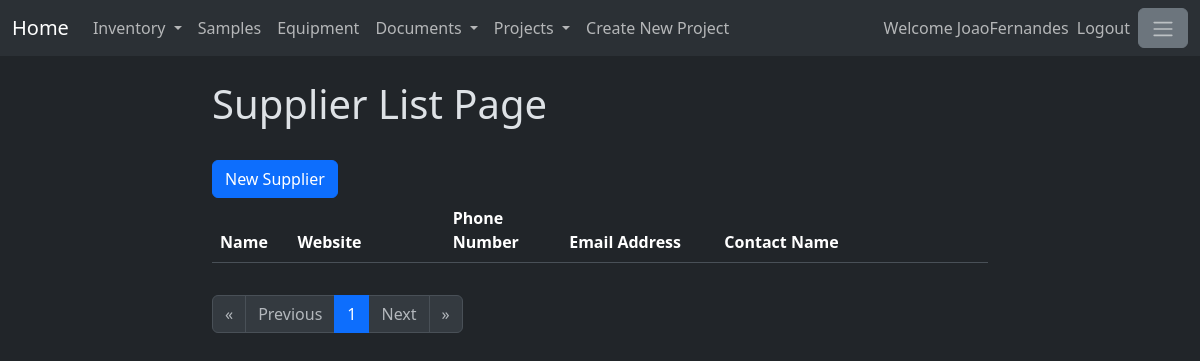
/supplier/ (signed in), run on an earlier commit of the app's database.
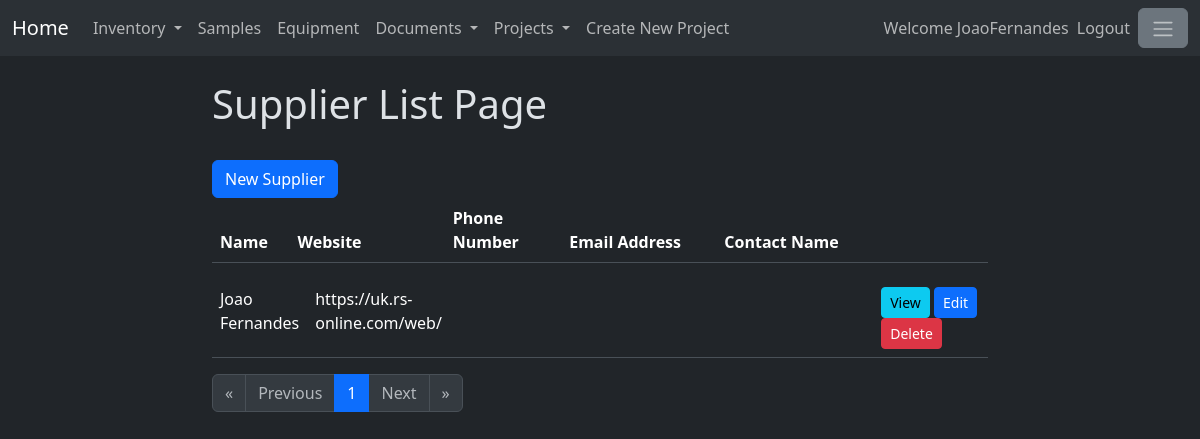
And on a later commit of the database.
### supplier/models.py (models this page shows, shortened)
class Suppliers(models.Model):
    name = models.CharField(max_length=200)
    description = models.TextField()
    website = models.URLField()
    phoneNumber = models.CharField(max_length=20)
    emailAddress = models.CharField(max_length=200)
    contactName = models.CharField(max_length=200)
    isEnabled = models.BooleanField(default=True)

### supplier/views.py (the view)
# urls.py: path('', views.SupplierList, name = 'SupplierList'),
@login_required
def SupplierList(response):
    supplierListObjects = Suppliers.objects.filter(isEnabled=True)
    paginator = Paginator(supplierListObjects,20)
    page_number = response.GET.get("page")
    page_obj = paginator.get_page(page_number)
    form = CreateNewSupplier()
    projects=Projects.objects.filter(isEnabled=True)
    projectform = CreateNewProject()
    return render(response, 'supplierList.html', {'page_obj':page_obj,
                                                  'form':form,
                                                  'projects' : projects,
                                                    'projectform' : projectform})

### supplier/templates/supplierList.html (shortened to what this page needs)
{% extends 'baseSupplier.html' %}
{% load crispy_forms_tags %}
{% block content %}
<h1>Supplier List Page</h1>
<br>
<button type="button" class="btn btn-primary" data-bs-toggle="modal" data-bs-target="#supplierModal">
    New Supplier
  </button>
<br>
<table class="table" style="width: 100%;">
    <thead>
      <tr>
        <th width="10%" scope="col">Name</th>
        <th width="20%" scope="col">Website</th>
        <th width="15%" scope="col">Phone Number</th>
        <th width="20%" scope="col">Email Address</th>
        <th width="20%" scope="col">Contact Name</th>
        <th width="15%" scope="col"></th>
      </tr>
    </thead>
</table>
<div style="width:100%; overflow:auto; max-height:500px;">
    <table class="table">
        <tbody>
        {% for supplier in page_obj %}
            {% include 'supplier_details.html'  %}
        {% endfor %}
        </tbody>
    </table>
</div>
<nav aria-label="Page navigation">
  <ul class="pagination">
      {%if page_obj.has_previous%}
          <li class="page-item">
              <a class="page-link" href="?page=1" aria-label="First">
              <span aria-hidden="true">&laquo;</span>
              </a>
          </li>
          <li class="page-item">
              <a class="page-link" href="?page={{page_obj.previous_page_number}}" aria-label="Previous">
              <span aria-hidden="true">Previous</span>
              </a>
          </li>
      {% else %}
          <li class="page-item">
              <span class="page-link disabled" aria-hidden="true">&laquo;</span>
          </li>
          <li class="page-item">
              <span class="page-link disabled" aria-hidden="true">Previous</span>
          </li>
      {% endif%}
      {% for page in page_obj.paginator.page_range %}
          {% if page == page_obj.number %}
              <li class="page-item active"><a class="page-link" href="?page={{page}}">{{page}}</a></li>
          {% else %}
              <li class="page-item"><a class="page-link" href="?page={{page}}">{{page}}</a></li>
          {% endif %}
      {% endfor %}
      {%if page_obj.has_next%}
          <li class="page-item">
              <a class="page-link" href="?page={{page_obj.next_page_number}}" aria-label="Next">
              <span aria-hidden="true">Next</span>
              </a>
          </li>
          <li class="page-item">
              <a class="page-link" href="?page={{page_obj.paginator.num_pages}}" aria-label="Last">
              <span aria-hidden="true">&raquo;</span>
              </a>
          </li>
      {% else %}
          <li class="page-item">
              <span class="page-link disabled" aria-hidden="true">Next</span>
          </li>
          <li class="page-item">
              <span class="page-link disabled" aria-hidden="true">&raquo;</span>
          </li>
      {% endif%}
  </ul>
</nav>
{% endblock %}

### supplier/templates/supplier_details.html (shortened to what this page needs)
<tr hx-target="this" hx-swap="outerHTML">
    <td width="10%">
        {{supplier.name}}
    </td>
    <td width="20%">
        {{supplier.website}}
    </td>
    <td width="15%">
    </td>
    <td width="20%">
    </td>
    <td width="20%">
    </td>
    <td width="15%">
        <a class="btn btn-info btn-sm" href="{% url 'specificSupplier' supplier.id %}">
            View
        </a>
        <a class="btn btn-primary btn-sm" href="{% url 'editSupplier' supplier.id %}">
            Edit
        </a>
        <a class="btn btn-danger btn-sm" hx-post="{% url 'deleteSupplierHTMX' supplier.id %}">
            Delete
        </a>
    </td>
</tr>

What changed in the data, as far as the page shows it:
added Suppliers: name "Joao Fernandes", website "https://uk.rs-online.com/web/"
